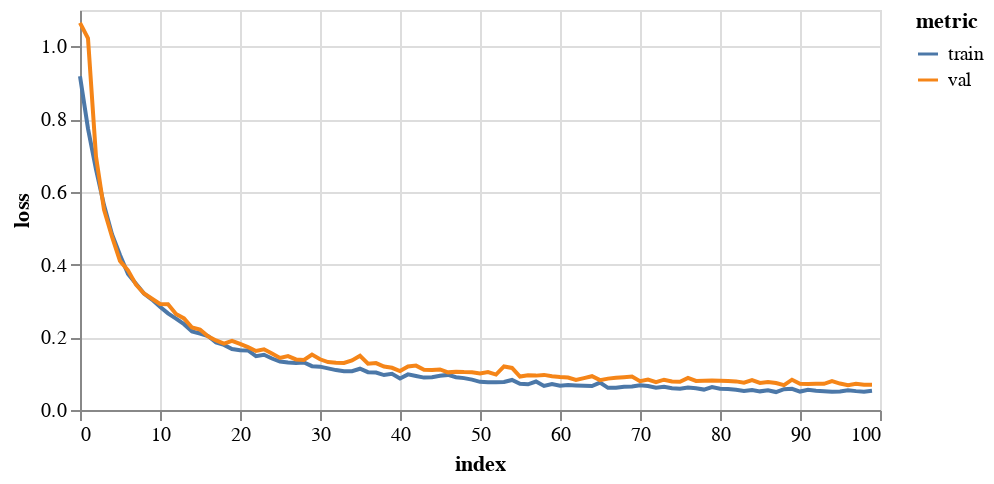
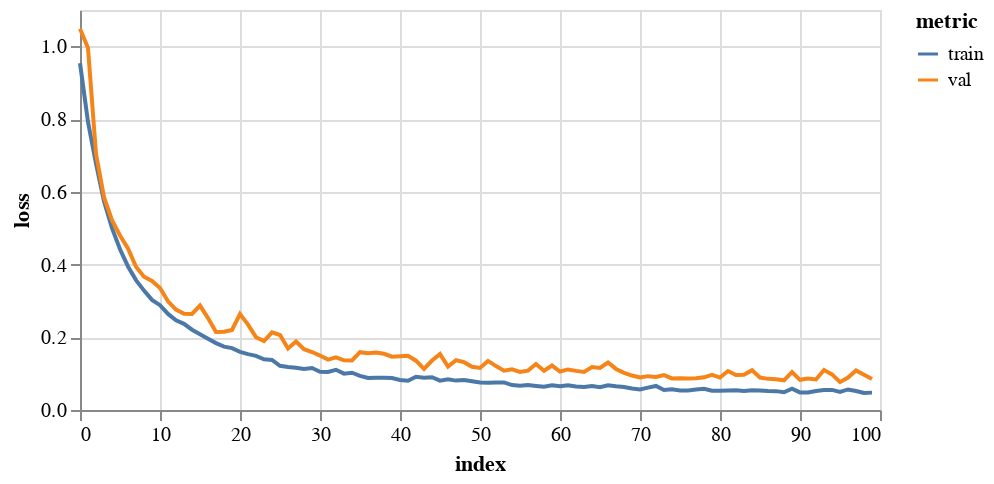
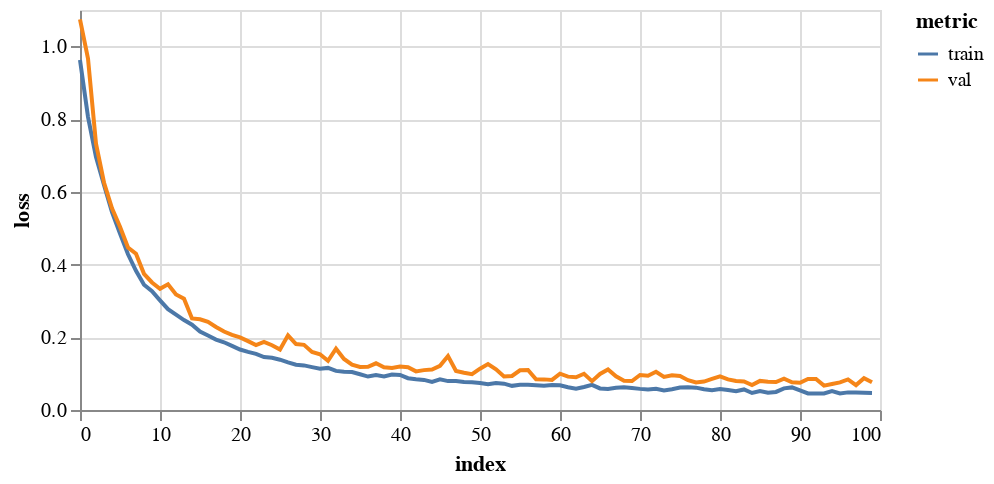

The notebook cell saved with these charts, in order:
### Markdown cell above
## 4. Leave one out

### Code cell
checkptFiles = {}
for trainName, trainSet in trainSets.items():
    allTrainData, allValData = [], []
    print('training on all but '+ trainName)
    for name, data in trainSets.items():
        if name != trainName:
            allTrainData = allTrainData + data
            allValData = allValData + valSets[name]

    gcn = FeaStNet()
    history = gcn.trainModel(allTrainData, allValData, epochs=epochs, batch_size=256, flatten=True, logTrans=False, 
                             ssTrans=True, saveDir=saveDir+'allBut_'+ trainName)

    display(plotHistory(history))

    # test
    print('testing on '+trainName+'\n')
    resultsDict = gcn.testModel(testSets[trainName], level='field')
    resultsDict['Trained on'] = ['all groups but test group']*len(resultsDict['mse'])
    resultsDict['Tested on'] = [trainName]*len(resultsDict['mse'])
    results = pivotDict(resultsDict)
    resultsList.extend(results)
    
    # note checkpoint files for use in transfer learning
    checkptFiles[trainName] = gcn.checkptFile
    
pd.DataFrame(resultsList)

### Figure 1 — Vega-Lite specification as saved in the notebook (floating-point values rounded to 4 significant figures)
{"config": {"view": {"continuousWidth": 400, "continuousHeight": 300}}, "data": {"name": "data-6f88719423b27948a208a9f95e55711e"}, "mark": "line", "encoding": {"color": {"type": "nominal", "field": "metric"}, "tooltip": [{"type": "quantitative", "field": "epoch"}, {"type": "quantitative", "field": "value"}], "x": {"type": "quantitative", "field": "index"}, "y": {"type": "quantitative", "axis": {"title": "loss"}, "field": "value"}}, "height": 200, "transform": [{"fold": ["train", "val"], "as": ["metric", "value"]}], "width": 400, "$schema": "https://vega.github.io/schema/vega-lite/v4.8.1.json", "datasets": {"data-6f88719423b27948a208a9f95e55711e": [{"index": 0, "train": 0.9178, "val": 1.065}, {"index": 1, "train": 0.7737, "val": 1.022}, {"index": 2, "train": 0.6617, "val": 0.6967}, {"index": 3, "train": 0.5635, "val": 0.5514}, {"index": 4, "train": 0.4836, "val": 0.4765}, {"index": 5, "train": 0.4262, "val": 0.41}, {"index": 6, "train": 0.3741, "val": 0.3841}, {"index": 7, "train": 0.3473, "val": 0.3448}, {"index": 8, "train": 0.3204, "val": 0.3204}, {"index": 9, "train": 0.3037, "val": 0.306}, {"index": 10, "train": 0.2838, "val": 0.2916}, {"index": 11, "train": 0.2656, "val": 0.2907}, {"index": 12, "train": 0.2515, "val": 0.264}, {"index": 13, "train": 0.236, "val": 0.252}, {"index": 14, "train": 0.2163, "val": 0.2268}, {"index": 15, "train": 0.2104, "val": 0.2214}, {"index": 16, "train": 0.2035, "val": 0.2029}, {"index": 17, "train": 0.1854, "val": 0.1914}, {"index": 18, "train": 0.179, "val": 0.1826}, {"index": 19, "train": 0.1677, "val": 0.19}, {"index": 20, "train": 0.1643, "val": 0.1817}, {"index": 21, "train": 0.1636, "val": 0.1727}, {"index": 22, "train": 0.148, "val": 0.1624}, {"index": 23, "train": 0.1519, "val": 0.1671}, {"index": 24, "train": 0.1417, "val": 0.1552}, {"index": 25, "train": 0.1331, "val": 0.1433}, {"index": 26, "train": 0.1305, "val": 0.1481}, {"index": 27, "train": 0.1292, "val": 0.1391}, {"index": 28, "train": 0.1305, "val": 0.1375}, {"index": 29, "train": 0.1205, "val": 0.1523}, {"index": 30, "train": 0.1192, "val": 0.1395}, {"index": 31, "train": 0.1144, "val": 0.1319}, {"index": 32, "train": 0.1097, "val": 0.1301}, {"index": 33, "train": 0.1066, "val": 0.1294}, {"index": 34, "train": 0.1068, "val": 0.1362}, {"index": 35, "train": 0.1135, "val": 0.1489}, {"index": 36, "train": 0.1041, "val": 0.1275}, {"index": 37, "train": 0.103, "val": 0.1291}, {"index": 38, "train": 0.09606, "val": 0.1194}, {"index": 39, "train": 0.09965, "val": 0.1161}, {"index": 40, "train": 0.08683, "val": 0.1072}, {"index": 41, "train": 0.09799, "val": 0.1197}, {"index": 42, "train": 0.09374, "val": 0.1221}, {"index": 43, "train": 0.08913, "val": 0.1107}, {"index": 44, "train": 0.09037, "val": 0.1101}, {"index": 45, "train": 0.09433, "val": 0.1115}, {"index": 46, "train": 0.09654, "val": 0.1035}, {"index": 47, "train": 0.09028, "val": 0.1053}, {"index": 48, "train": 0.08767, "val": 0.1044}, {"index": 49, "train": 0.08365, "val": 0.104}, {"index": 50, "train": 0.07735, "val": 0.1006}, {"index": 51, "train": 0.07621, "val": 0.1042}, {"index": 52, "train": 0.07648, "val": 0.09749}, {"index": 53, "train": 0.077, "val": 0.1198}, {"index": 54, "train": 0.08262, "val": 0.1157}, {"index": 55, "train": 0.07188, "val": 0.09195}, {"index": 56, "train": 0.07065, "val": 0.09524}, {"index": 57, "train": 0.07836, "val": 0.09455}, {"index": 58, "train": 0.06615, "val": 0.09654}, {"index": 59, "train": 0.07167, "val": 0.09291}, {"index": 60, "train": 0.06662, "val": 0.09076}, {"index": 61, "train": 0.06849, "val": 0.08923}, {"index": 62, "train": 0.06765, "val": 0.08252}, {"index": 63, "train": 0.067, "val": 0.08757}, {"index": 64, "train": 0.06585, "val": 0.09286}, {"index": 65, "train": 0.07539, "val": 0.08211}, {"index": 66, "train": 0.06099, "val": 0.08631}, {"index": 67, "train": 0.06127, "val": 0.08858}, {"index": 68, "train": 0.06409, "val": 0.09017}, {"index": 69, "train": 0.06447, "val": 0.09184}, {"index": 70, "train": 0.06804, "val": 0.0794}, {"index": 71, "train": 0.06575, "val": 0.08389}, {"index": 72, "train": 0.06117, "val": 0.07672}, {"index": 73, "train": 0.06396, "val": 0.08334}, {"index": 74, "train": 0.05984, "val": 0.07844}, {"index": 75, "train": 0.05834, "val": 0.07744}, {"index": 76, "train": 0.06167, "val": 0.08813}, {"index": 77, "train": 0.06003, "val": 0.08002}, {"index": 78, "train": 0.05613, "val": 0.08052}, {"index": 79, "train": 0.06304, "val": 0.08132}, {"index": 80, "train": 0.05842, "val": 0.08056}, {"index": 81, "train": 0.05759, "val": 0.07958}, {"index": 82, "train": 0.05572, "val": 0.07871}, {"index": 83, "train": 0.0526, "val": 0.07508}, {"index": 84, "train": 0.05513, "val": 0.08213}, {"index": 85, "train": 0.05127, "val": 0.07427}, {"index": 86, "train": 0.05422, "val": 0.07716}, {"index": 87, "train": 0.0493, "val": 0.07406}, {"index": 88, "train": 0.05719, "val": 0.06824}, {"index": 89, "train": 0.05836, "val": 0.08334}, {"index": 90, "train": 0.05071, "val": 0.0724}, {"index": 91, "train": 0.05561, "val": 0.07129}, {"index": 92, "train": 0.05303, "val": 0.07211}, {"index": 93, "train": 0.05188, "val": 0.07205}, {"index": 94, "train": 0.04998, "val": 0.07921}, {"index": 95, "train": 0.0508, "val": 0.07272}, {"index": 96, "train": 0.0544, "val": 0.06839}, {"index": 97, "train": 0.05189, "val": 0.07243}, {"index": 98, "train": 0.05049, "val": 0.06939}, {"index": 99, "train": 0.05317, "val": 0.0692}]}}

### Figure 2 — Vega-Lite specification as saved in the notebook (floating-point values rounded to 4 significant figures)
{"config": {"view": {"continuousWidth": 400, "continuousHeight": 300}}, "data": {"name": "data-836c2c5934443a6cd18dee79b44a2f8d"}, "mark": "line", "encoding": {"color": {"type": "nominal", "field": "metric"}, "tooltip": [{"type": "quantitative", "field": "epoch"}, {"type": "quantitative", "field": "value"}], "x": {"type": "quantitative", "field": "index"}, "y": {"type": "quantitative", "axis": {"title": "loss"}, "field": "value"}}, "height": 200, "transform": [{"fold": ["train", "val"], "as": ["metric", "value"]}], "width": 400, "$schema": "https://vega.github.io/schema/vega-lite/v4.8.1.json", "datasets": {"data-836c2c5934443a6cd18dee79b44a2f8d": [{"index": 0, "train": 0.9539, "val": 1.049}, {"index": 1, "train": 0.7921, "val": 0.9957}, {"index": 2, "train": 0.6777, "val": 0.7045}, {"index": 3, "train": 0.5742, "val": 0.5852}, {"index": 4, "train": 0.5001, "val": 0.5217}, {"index": 5, "train": 0.4419, "val": 0.4798}, {"index": 6, "train": 0.3947, "val": 0.4441}, {"index": 7, "train": 0.3572, "val": 0.3941}, {"index": 8, "train": 0.3284, "val": 0.3664}, {"index": 9, "train": 0.3029, "val": 0.3547}, {"index": 10, "train": 0.2883, "val": 0.3353}, {"index": 11, "train": 0.2642, "val": 0.2989}, {"index": 12, "train": 0.2466, "val": 0.276}, {"index": 13, "train": 0.237, "val": 0.2645}, {"index": 14, "train": 0.2208, "val": 0.2641}, {"index": 15, "train": 0.2085, "val": 0.2872}, {"index": 16, "train": 0.1959, "val": 0.2528}, {"index": 17, "train": 0.1839, "val": 0.2146}, {"index": 18, "train": 0.1743, "val": 0.2153}, {"index": 19, "train": 0.1701, "val": 0.2203}, {"index": 20, "train": 0.1599, "val": 0.264}, {"index": 21, "train": 0.1536, "val": 0.2349}, {"index": 22, "train": 0.1487, "val": 0.2002}, {"index": 23, "train": 0.1393, "val": 0.1897}, {"index": 24, "train": 0.1375, "val": 0.2136}, {"index": 25, "train": 0.1216, "val": 0.2063}, {"index": 26, "train": 0.1181, "val": 0.1693}, {"index": 27, "train": 0.1161, "val": 0.1884}, {"index": 28, "train": 0.113, "val": 0.1674}, {"index": 29, "train": 0.1154, "val": 0.1594}, {"index": 30, "train": 0.105, "val": 0.1497}, {"index": 31, "train": 0.1047, "val": 0.1387}, {"index": 32, "train": 0.1106, "val": 0.1449}, {"index": 33, "train": 0.0999, "val": 0.1366}, {"index": 34, "train": 0.1026, "val": 0.1363}, {"index": 35, "train": 0.09374, "val": 0.1591}, {"index": 36, "train": 0.088, "val": 0.1561}, {"index": 37, "train": 0.08902, "val": 0.158}, {"index": 38, "train": 0.08863, "val": 0.1546}, {"index": 39, "train": 0.08792, "val": 0.1467}, {"index": 40, "train": 0.0826, "val": 0.1479}, {"index": 41, "train": 0.08058, "val": 0.1488}, {"index": 42, "train": 0.09147, "val": 0.1356}, {"index": 43, "train": 0.08892, "val": 0.1131}, {"index": 44, "train": 0.09031, "val": 0.1361}, {"index": 45, "train": 0.08079, "val": 0.1538}, {"index": 46, "train": 0.08449, "val": 0.1192}, {"index": 47, "train": 0.08082, "val": 0.1368}, {"index": 48, "train": 0.08254, "val": 0.1315}, {"index": 49, "train": 0.07896, "val": 0.1189}, {"index": 50, "train": 0.07555, "val": 0.1158}, {"index": 51, "train": 0.07468, "val": 0.1351}, {"index": 52, "train": 0.07585, "val": 0.1207}, {"index": 53, "train": 0.07581, "val": 0.1081}, {"index": 54, "train": 0.06845, "val": 0.112}, {"index": 55, "train": 0.06674, "val": 0.1048}, {"index": 56, "train": 0.06873, "val": 0.1083}, {"index": 57, "train": 0.0663, "val": 0.1264}, {"index": 58, "train": 0.0641, "val": 0.1079}, {"index": 59, "train": 0.06817, "val": 0.1222}, {"index": 60, "train": 0.06527, "val": 0.1058}, {"index": 61, "train": 0.0682, "val": 0.1115}, {"index": 62, "train": 0.06465, "val": 0.1076}, {"index": 63, "train": 0.06336, "val": 0.1049}, {"index": 64, "train": 0.06604, "val": 0.1182}, {"index": 65, "train": 0.06258, "val": 0.1154}, {"index": 66, "train": 0.06813, "val": 0.1307}, {"index": 67, "train": 0.06527, "val": 0.1129}, {"index": 68, "train": 0.06305, "val": 0.1024}, {"index": 69, "train": 0.05892, "val": 0.09479}, {"index": 70, "train": 0.05671, "val": 0.08931}, {"index": 71, "train": 0.06143, "val": 0.09311}, {"index": 72, "train": 0.06618, "val": 0.09085}, {"index": 73, "train": 0.05511, "val": 0.09603}, {"index": 74, "train": 0.05704, "val": 0.0868}, {"index": 75, "train": 0.05396, "val": 0.08711}, {"index": 76, "train": 0.05381, "val": 0.08651}, {"index": 77, "train": 0.05613, "val": 0.0876}, {"index": 78, "train": 0.05857, "val": 0.08984}, {"index": 79, "train": 0.05305, "val": 0.09683}, {"index": 80, "train": 0.05268, "val": 0.08919}, {"index": 81, "train": 0.0536, "val": 0.1071}, {"index": 82, "train": 0.05405, "val": 0.09631}, {"index": 83, "train": 0.05223, "val": 0.09677}, {"index": 84, "train": 0.0544, "val": 0.1093}, {"index": 85, "train": 0.05344, "val": 0.0893}, {"index": 86, "train": 0.05208, "val": 0.08564}, {"index": 87, "train": 0.05188, "val": 0.08477}, {"index": 88, "train": 0.04883, "val": 0.08153}, {"index": 89, "train": 0.05856, "val": 0.1041}, {"index": 90, "train": 0.04832, "val": 0.08296}, {"index": 91, "train": 0.04809, "val": 0.08641}, {"index": 92, "train": 0.05211, "val": 0.0839}, {"index": 93, "train": 0.05497, "val": 0.1099}, {"index": 94, "train": 0.05524, "val": 0.09781}, {"index": 95, "train": 0.04966, "val": 0.07667}, {"index": 96, "train": 0.05655, "val": 0.08937}, {"index": 97, "train": 0.0523, "val": 0.1087}, {"index": 98, "train": 0.04663, "val": 0.09662}, {"index": 99, "train": 0.04777, "val": 0.08499}]}}

### Figure 3 — Vega-Lite specification as saved in the notebook (floating-point values rounded to 4 significant figures)
{"config": {"view": {"continuousWidth": 400, "continuousHeight": 300}}, "data": {"name": "data-7013261a4671a2c0c2717e6a98f43477"}, "mark": "line", "encoding": {"color": {"type": "nominal", "field": "metric"}, "tooltip": [{"type": "quantitative", "field": "epoch"}, {"type": "quantitative", "field": "value"}], "x": {"type": "quantitative", "field": "index"}, "y": {"type": "quantitative", "axis": {"title": "loss"}, "field": "value"}}, "height": 200, "transform": [{"fold": ["train", "val"], "as": ["metric", "value"]}], "width": 400, "$schema": "https://vega.github.io/schema/vega-lite/v4.8.1.json", "datasets": {"data-7013261a4671a2c0c2717e6a98f43477": [{"index": 0, "train": 0.9623, "val": 1.074}, {"index": 1, "train": 0.8062, "val": 0.9665}, {"index": 2, "train": 0.6956, "val": 0.7324}, {"index": 3, "train": 0.6191, "val": 0.6257}, {"index": 4, "train": 0.5441, "val": 0.5548}, {"index": 5, "train": 0.4855, "val": 0.5038}, {"index": 6, "train": 0.4283, "val": 0.4468}, {"index": 7, "train": 0.3827, "val": 0.4296}, {"index": 8, "train": 0.3446, "val": 0.3744}, {"index": 9, "train": 0.3269, "val": 0.3508}, {"index": 10, "train": 0.3016, "val": 0.3332}, {"index": 11, "train": 0.2772, "val": 0.3456}, {"index": 12, "train": 0.2622, "val": 0.3175}, {"index": 13, "train": 0.2473, "val": 0.3059}, {"index": 14, "train": 0.2346, "val": 0.2519}, {"index": 15, "train": 0.2155, "val": 0.2494}, {"index": 16, "train": 0.2048, "val": 0.2422}, {"index": 17, "train": 0.1938, "val": 0.2284}, {"index": 18, "train": 0.1863, "val": 0.2157}, {"index": 19, "train": 0.1764, "val": 0.2065}, {"index": 20, "train": 0.1663, "val": 0.1995}, {"index": 21, "train": 0.1599, "val": 0.1894}, {"index": 22, "train": 0.1543, "val": 0.1785}, {"index": 23, "train": 0.1456, "val": 0.1875}, {"index": 24, "train": 0.1436, "val": 0.1782}, {"index": 25, "train": 0.1383, "val": 0.1662}, {"index": 26, "train": 0.1311, "val": 0.2054}, {"index": 27, "train": 0.1245, "val": 0.1812}, {"index": 28, "train": 0.1226, "val": 0.1791}, {"index": 29, "train": 0.118, "val": 0.1597}, {"index": 30, "train": 0.1138, "val": 0.1533}, {"index": 31, "train": 0.1158, "val": 0.1354}, {"index": 32, "train": 0.1076, "val": 0.1685}, {"index": 33, "train": 0.1049, "val": 0.1402}, {"index": 34, "train": 0.1045, "val": 0.1247}, {"index": 35, "train": 0.09845, "val": 0.1183}, {"index": 36, "train": 0.09198, "val": 0.1188}, {"index": 37, "train": 0.0959, "val": 0.1284}, {"index": 38, "train": 0.09234, "val": 0.1176}, {"index": 39, "train": 0.0975, "val": 0.1153}, {"index": 40, "train": 0.09649, "val": 0.1193}, {"index": 41, "train": 0.08745, "val": 0.1177}, {"index": 42, "train": 0.08438, "val": 0.1063}, {"index": 43, "train": 0.08281, "val": 0.1097}, {"index": 44, "train": 0.07709, "val": 0.1113}, {"index": 45, "train": 0.08421, "val": 0.1213}, {"index": 46, "train": 0.07951, "val": 0.1485}, {"index": 47, "train": 0.07958, "val": 0.1074}, {"index": 48, "train": 0.07673, "val": 0.1026}, {"index": 49, "train": 0.07648, "val": 0.09843}, {"index": 50, "train": 0.07411, "val": 0.1137}, {"index": 51, "train": 0.07061, "val": 0.1265}, {"index": 52, "train": 0.07411, "val": 0.1121}, {"index": 53, "train": 0.07236, "val": 0.09203}, {"index": 54, "train": 0.06643, "val": 0.09366}, {"index": 55, "train": 0.06913, "val": 0.1091}, {"index": 56, "train": 0.06944, "val": 0.1099}, {"index": 57, "train": 0.06821, "val": 0.08428}, {"index": 58, "train": 0.06676, "val": 0.08421}, {"index": 59, "train": 0.06885, "val": 0.08268}, {"index": 60, "train": 0.06794, "val": 0.09996}, {"index": 61, "train": 0.0626, "val": 0.09178}, {"index": 62, "train": 0.05877, "val": 0.08983}, {"index": 63, "train": 0.06328, "val": 0.09957}, {"index": 64, "train": 0.06914, "val": 0.07937}, {"index": 65, "train": 0.05936, "val": 0.09909}, {"index": 66, "train": 0.0575, "val": 0.1116}, {"index": 67, "train": 0.06088, "val": 0.09279}, {"index": 68, "train": 0.06246, "val": 0.08046}, {"index": 69, "train": 0.06035, "val": 0.0798}, {"index": 70, "train": 0.05808, "val": 0.09634}, {"index": 71, "train": 0.05648, "val": 0.09406}, {"index": 72, "train": 0.05826, "val": 0.1053}, {"index": 73, "train": 0.05388, "val": 0.09101}, {"index": 74, "train": 0.05701, "val": 0.09556}, {"index": 75, "train": 0.06167, "val": 0.09329}, {"index": 76, "train": 0.06243, "val": 0.08194}, {"index": 77, "train": 0.06144, "val": 0.07558}, {"index": 78, "train": 0.05696, "val": 0.07829}, {"index": 79, "train": 0.05453, "val": 0.08549}, {"index": 80, "train": 0.05796, "val": 0.09274}, {"index": 81, "train": 0.05475, "val": 0.08416}, {"index": 82, "train": 0.05154, "val": 0.07959}, {"index": 83, "train": 0.05647, "val": 0.07846}, {"index": 84, "train": 0.04676, "val": 0.06852}, {"index": 85, "train": 0.05239, "val": 0.08004}, {"index": 86, "train": 0.04768, "val": 0.07799}, {"index": 87, "train": 0.04965, "val": 0.07695}, {"index": 88, "train": 0.05945, "val": 0.08628}, {"index": 89, "train": 0.06215, "val": 0.07622}, {"index": 90, "train": 0.05377, "val": 0.07501}, {"index": 91, "train": 0.04567, "val": 0.08515}, {"index": 92, "train": 0.04536, "val": 0.08553}, {"index": 93, "train": 0.04564, "val": 0.06696}, {"index": 94, "train": 0.05202, "val": 0.0715}, {"index": 95, "train": 0.0454, "val": 0.07593}, {"index": 96, "train": 0.04844, "val": 0.08404}, {"index": 97, "train": 0.04784, "val": 0.06846}, {"index": 98, "train": 0.04716, "val": 0.08759}, {"index": 99, "train": 0.04658, "val": 0.0762}]}}
